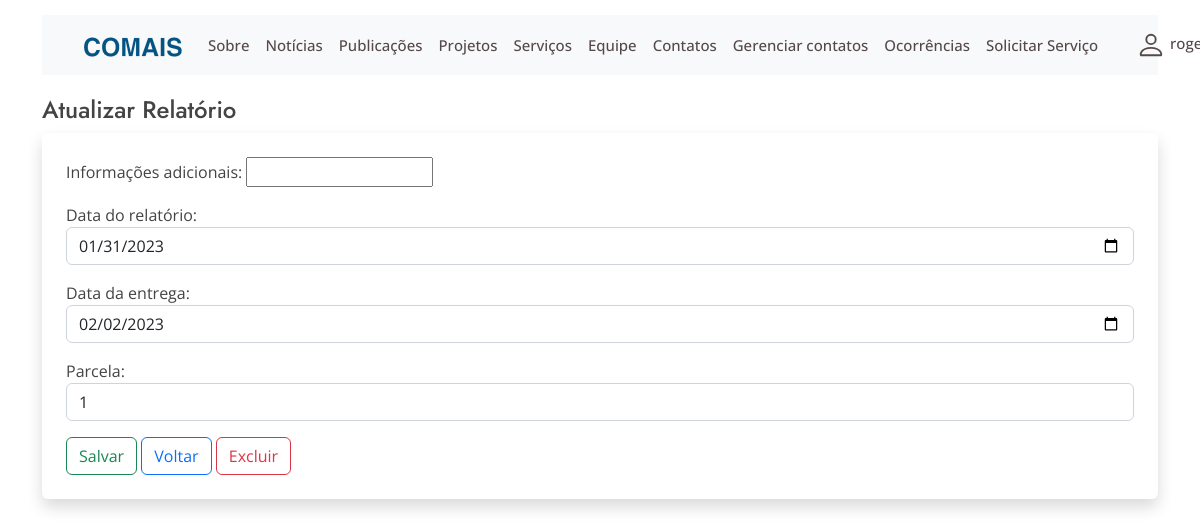
/editar_relatorio/36 (signed in), run on the app's committed database.
### website/models.py (models this page shows, shortened)
class Relatorio(models.Model):
    projeto = models.ForeignKey(ProjetoRelatorio, on_delete=models.CASCADE)
    resultado = tinymce_models.HTMLField()
    informacao_adicional = models.TextField('Informações adicionais', blank=True, null=True)
    data_vigencia = models.DateField('Data de vigencia', blank=True, null=True )
    data_assinatura = models.DateField('Data de assinatura', blank=True, null=True )
    parcela=models.IntegerField('Parcela',default=1)
    assinatura = models.FileField(upload_to='assinaturas/', blank=True, null=True)
    doc = models.FileField(upload_to='docs/', blank=True, null=True)
    class Meta:
            constraints = [UniqueConstraint(fields=['projeto', 'parcela'], name='unica_parcela', violation_error_message='Já existe um relatório para esta parcela')]

### website/views.py (the view)
# urls.py: path('editar_relatorio/<id_relatorio>', views.editar_relatorio, name='editar-relatorio'),
@login_required
def editar_relatorio(request, id_relatorio):
    submitted= False
    relatorio = Relatorio.objects.get(id=id_relatorio)
    if request.user.id == relatorio.projeto.user.id:
        if request.method == 'POST':
            form = RelatorioForm(request.POST or None, request.FILES or None, instance=relatorio)
            if form.check_rules_update(id_relatorio):
                form.save()
                messages.success(request, "Relatório atualizado com sucesso" )
                return HttpResponseRedirect(f'/editar_relatorio/{id_relatorio}?submitted=True')
            else:
                return render(request,'editar_relatorio.html', {'form':form, 'relatorio':relatorio, 'submitted':submitted})
        else:
            form = RelatorioForm(request.POST or None, instance=relatorio)
            if 'submitted' in request.GET:
                submitted = True
            return render(request,'editar_relatorio.html', {'form':form, 'relatorio':relatorio, 'submitted':submitted})
    else:
        return HttpResponseRedirect('/gerencia_relatorios')

### website/forms.py (shortened to what this page needs)
class RelatorioForm(ModelForm):
    class Meta:
        model = Relatorio
        fields = ('resultado', 'informacao_adicional', 'data_vigencia', 'data_assinatura','parcela')
        exclude = [ 'projeto']
        labels = {'resultado':'Resultados',
                  'informacao_adicional': 'Informações adicionais',
                  'data_vigencia': 'Data do relatório',
                  'data_assinatura': 'Data da entrega',
                  'parcela':'Parcela',
                  }
        widgets = {
                    'resultado': TinyMCE(attrs={'cols': 80, 'rows': 30, 'class': 'form-control', 'id':'mytextarea'}),
                    'informacao_adicional':  TinyMCE(attrs={'cols': 80, 'rows': 30, 'class': 'form-control'}),
                    'data_vigencia': forms.DateInput(format=('%Y-%m-%d'),attrs={'class': 'form-control', 'type':'date'}),
                    'data_assinatura': forms.DateInput(format=('%Y-%m-%d'),attrs={'class': 'form-control', 'type':'date'}),
                    'parcela': forms.TextInput(attrs={'class': 'form-control'}),
        }

### website/templates/editar_relatorio.html (shortened to what this page needs)
{% extends 'base2.html'%}
{% block content %}
<h4 class= "page-title">
    Atualizar Relatório
</h4>
{% if submitted %}
        <div>
        <p>
            <a class="btn btn-primary" href={% url 'gerar-relatorio' relatorio.id %} >
                <i class="bi-file-earmark-word" role="img" aria-label="Baixar"></i> Gerar Relatório
            </a>
            <a class="btn btn-primary" href={% url 'gerencia-relatorios' %} >
                Voltar
            </a>
        </p>
        </div>
{%else%}
    <div class=" shadow p-4 mb-5 bg-body rounded">
        <form method=POST enctype="multipart/form-data">
            {{form.as_p}}
            <input type="submit" value="Salvar" class="btn btn-outline-success">
            <a class="btn btn-outline-primary" href ={% url 'gerencia-relatorios'%}> Voltar </a>
            <a onclick="return confirm('Tem certeza que deseja excluir o relatório?');"  class="btn btn-outline-danger" href ={% url 'deletar-relatorio' relatorio.id %}> Excluir </a>
        </form>
    </div>
{%endif%}
{% endblock  %}

### website/templates/navbar.html (shortened to what this page needs)
{% load static %}
  <nav class="navbar navbar-expand-lg navbar-light  bg-light" id="navbar">
    <div class="container-fluid" id="container_menu">
        <a class="navbar-brand" href="/#hero">
          <img src={%static 'website\img\logoNavbar_l.png' %} width="100" height="40" >
        </a>
        <div class="collapse navbar-collapse" id="navMenu">
          <ul class="navbar-nav me-auto my-2 my-lg-0 navbar-nav-scroll" style="--bs-scroll-height: 100px;">
            <li class="nav-item">
              <a class="nav-link " aria-current="page" href="/#about">Sobre</a>
            </li>
            <li class="nav-item">
              <a class="nav-link " aria-current="page" href="/#why-us">Notícias</a>
            </li>
            <li class="nav-item">
              <a class="nav-link " aria-current="page" href="/#publicacoes">Publicações</a>
            </li>
            <li class="nav-item">
              <a class="nav-link " aria-current="page" href="/#portfolio">Projetos</a>
            </li>
            <li class="nav-item">
              <a class="nav-link " aria-current="page" href="/#services">Serviços</a>
            </li>
            <li class="nav-item">
              <a class="nav-link " aria-current="page" href="/#team">Equipe</a>
            </li>
            <li class="nav-item">
              <a class="nav-link" aria-current="page" href="/#contact">Contatos</a>
            </li>
            {% if request.user.is_superuser %}
            <li class="nav-item">
                <a class="nav-link " aria-current="page" href="{% url 'update-contatos-list' %}">Gerenciar contatos</a>
            </li>
            <li class="nav-item">
              <a class="nav-link " aria-current="page" href="{% url 'ocorrencias' %}">Ocorrências</a>
            </li>
            {% endif %}
            <li class="nav-item">
              <a class="nav-link " aria-current="page" href="{% url 'registro-ocorrencias' %}">Solicitar Serviço</a>
            </li>
          </ul>
          {% if request.user.is_authenticated %}
          <div class="d-flex nav-item">
                <div class="dropdown">
                    <a class="nav-link dropdown-toggle" href="#" role="button" data-bs-toggle="dropdown" aria-expanded="false">
                          <div >
                          {{ request.user.username }}
                        </div>
                    </a>
                </div>
              </div>
          {% endif %}
        </div>
    </div>
  </nav>

### website/static/website/css/style.css (style rules this page uses)
body { font-family: "Open Sans", sans-serif; color: #444444; }
a { color: #47b2e4; text-decoration: none; }
h1, h2, h3, h4, h5, h6 { font-family: "Jost", sans-serif; }
.navbar { padding: 0; }
.navbar ul { margin: 0; padding: 0; display: flex; list-style: none; align-items: center; }
.navbar li { position: relative; }
.navbar a, .navbar a:focus { display: flex; align-items: center; justify-content: space-between; padding: 10px 0 10px 30px; font-size: 15px; font-weight: 500; color: rgb(85, 72, 72); white-space: nowrap; transition: 0.3s; }

### data on the page
Relatorio: data_vigencia "01/31/2023", data_assinatura "02/02/2023", parcela "1"
